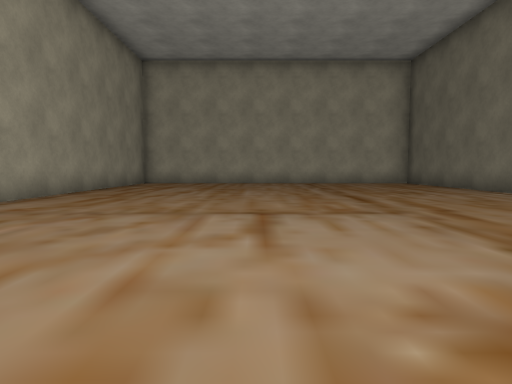
[1] (above)

24 first-person views from a walk through a 3-D level made in the Unity game engine. The camera is 1.2 m above the floor, tilts 4° down and sees 75° across. The floor is counted in squares, 2 m on a side. Each view is taken from the middle of a square. On the plan, view 1 faces up. The plan holds only what a view shows up to about 10 squares ahead; the rest is blank. The place goes on beyond the plan. Some surface patterns are stand-ins.

[2]
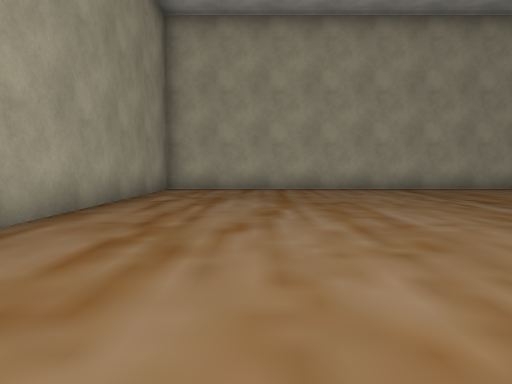

[3]
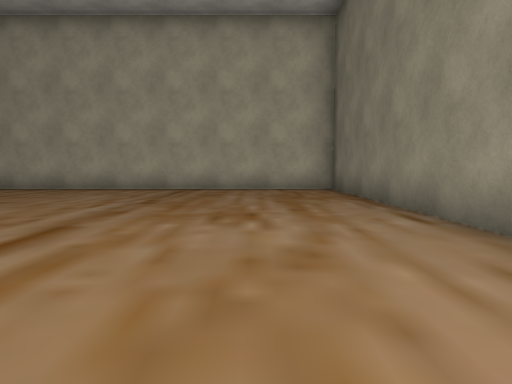

[4]
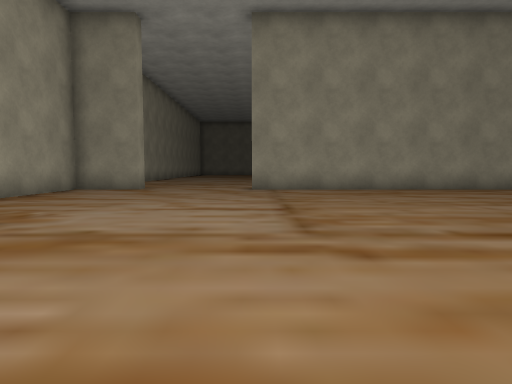

[5]
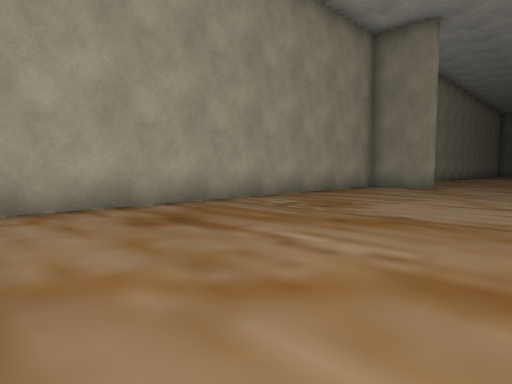

[6]
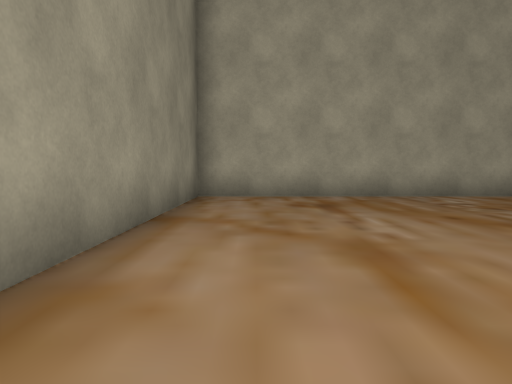

[7]
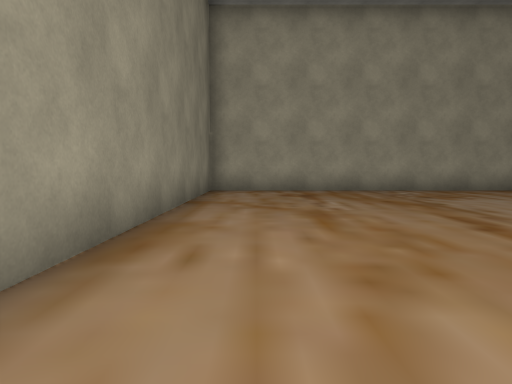

[8]
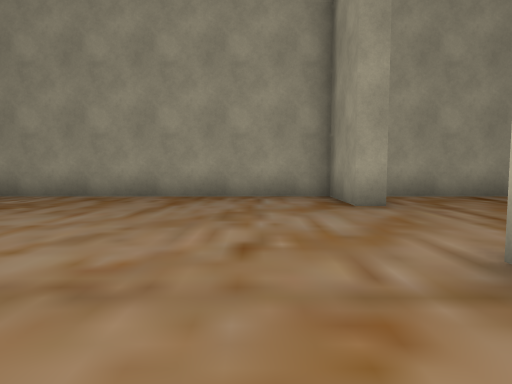

[9]
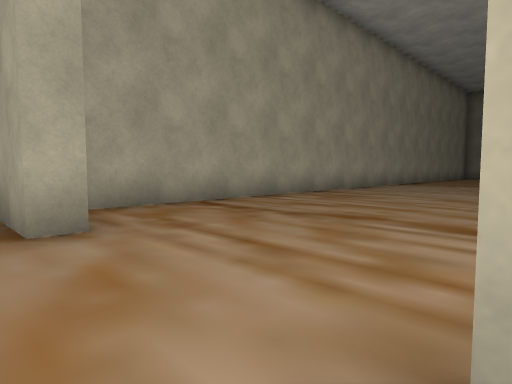

[10]
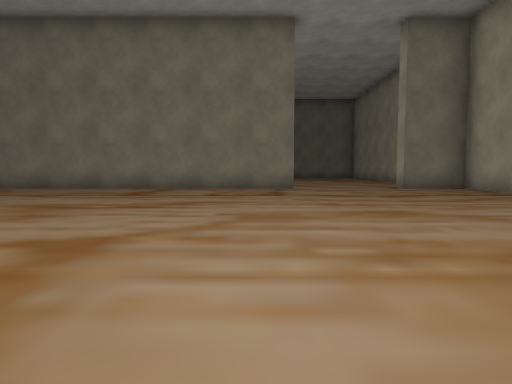

[11]
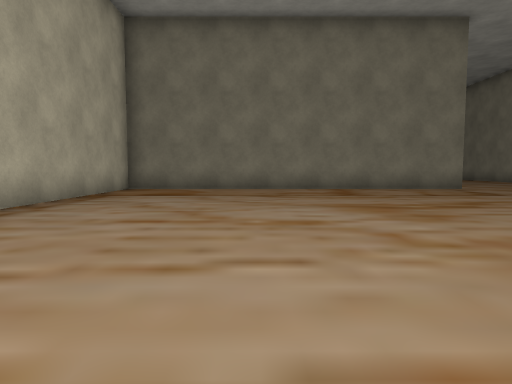

[12]
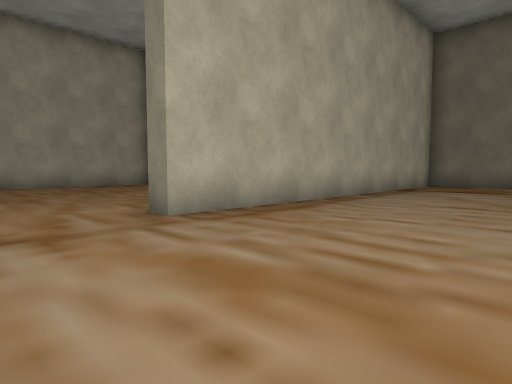

[13]
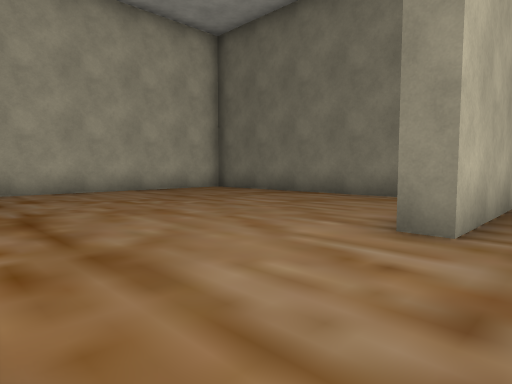

[14]
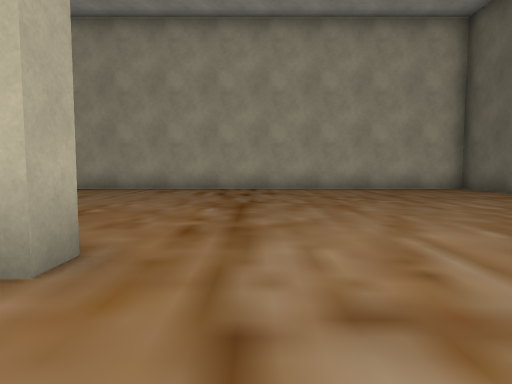

[15]
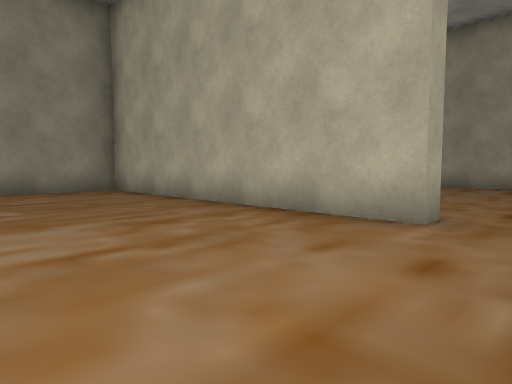

[16]
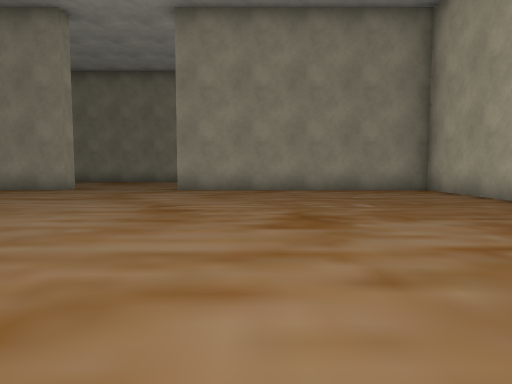

[17]
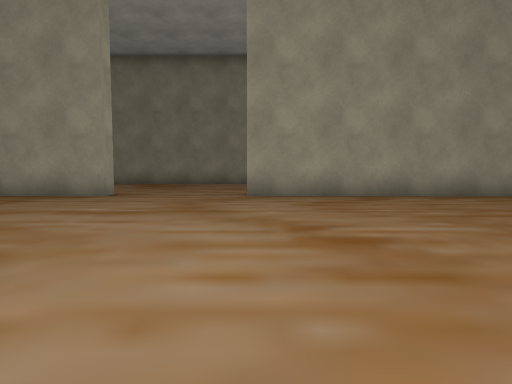

[18]
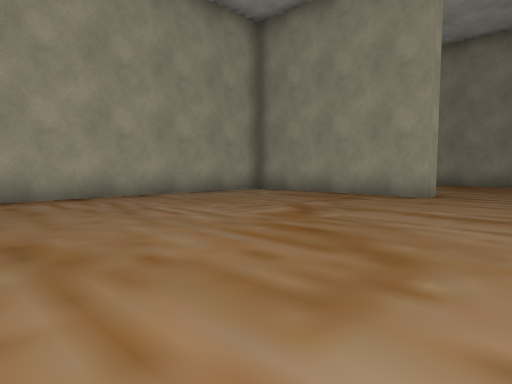

[19]
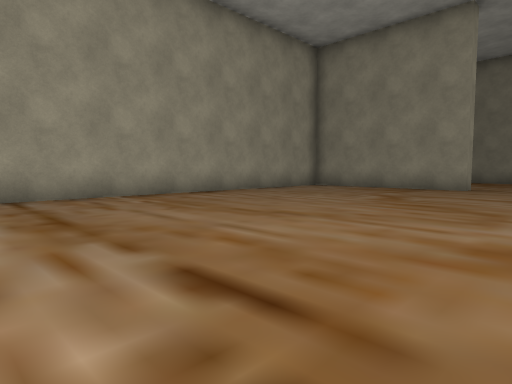

[20]
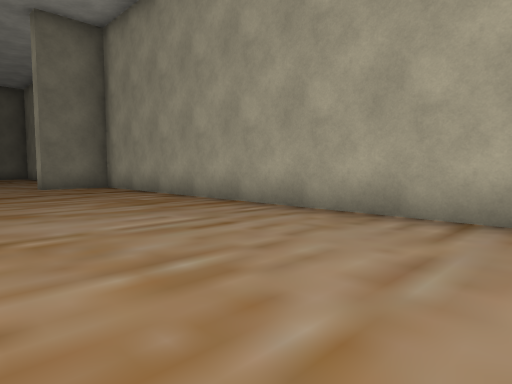

[21]
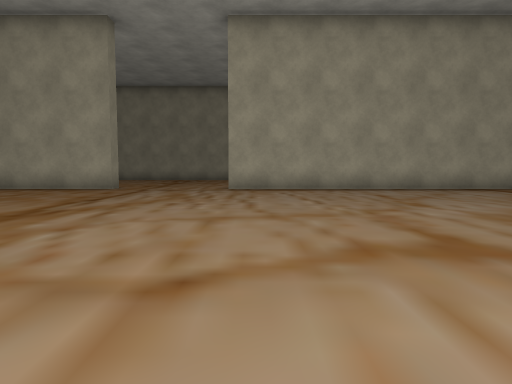

[22]
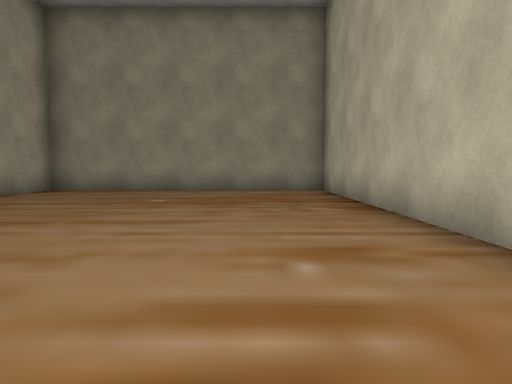

[23]
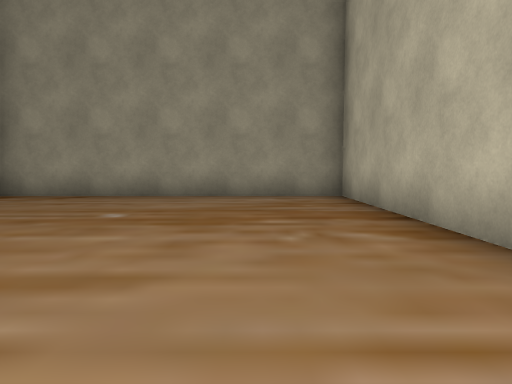

[24]
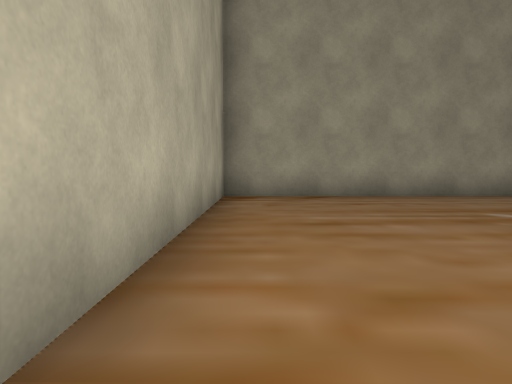

### Floor plan
Points are (right, up) in squares from view 1. A wall is a line through its corners. A room is listed if a view was taken in it or the views show most of it. See-through windows are left out.
Room 1 (views 1, 2, 3, 4, 5, 6, 7, 8, 9)
walls: (-4.6, 0.6) (-4.6, -1.2) (6.2, -1.2) (6.2, 13.8) (-4.6, 13.8) (-4.6, 3.9)
ways out: opening at (-4, 2) to room 2
Room 2 (views 10, 11, 12, 13, 14, 15, 16, 17, 18, 19, 20, 21, 22, 23, 24)
walls: (-18.2, 14.4) (-18.2, 13.8) (-26.3, 13.8) (-26.3, 6.8); (-10.9, 15.8) (-10.9, 21.9) (-26.3, 21.9) (-26.3, 14.3) (-19.9, 14.3); (-26.3, 3.7) (-26.3, -0.9); (-5.1, 3.8) (-5.1, 13.8) (-14.8, 13.8) (-14.8, 14.4); (-26, -1.2) (-5.1, -1.2) (-5.1, 0.6) (-4.6, 0.6)
ways out: opening at (-4, 2) to room 1; opening at (-27, 5)

Where each view was taken, in squares from view 1:
view 1: 0 up, 0 right, facing up
view 2: 4 up, 2 left, facing up
view 3: 4 up, 4 right, facing up
view 4: 4 up, 5 right, facing left
view 5: 4 up, 6 right, facing down-left
view 6: 6 up, 5 right, facing down
view 7: 8 up, 5 right, facing down
view 8: 6 up, 3 left, facing down
view 9: 4 up, 4 left, facing down-left
view 10: 5 up, 15 left, facing right
view 11: 10 up, 15 left, facing right
view 12: 10 up, 17 left, facing up-right
view 13: 13 up, 18 left, facing up-right
view 14: 12 up, 17 left, facing up
view 15: 10 up, 17 left, facing up-left
view 16: 9 up, 17 left, facing left
view 17: 7 up, 19 left, facing left
view 18: 6 up, 19 left, facing down-left
view 19: 6 up, 16 left, facing down-left
view 20: 3 up, 16 left, facing down-right
view 21: 4 up, 14 left, facing up
view 22: 20 up, 17 left, facing left
view 23: 20 up, 19 left, facing left
view 24: 15 up, 19 left, facing left
